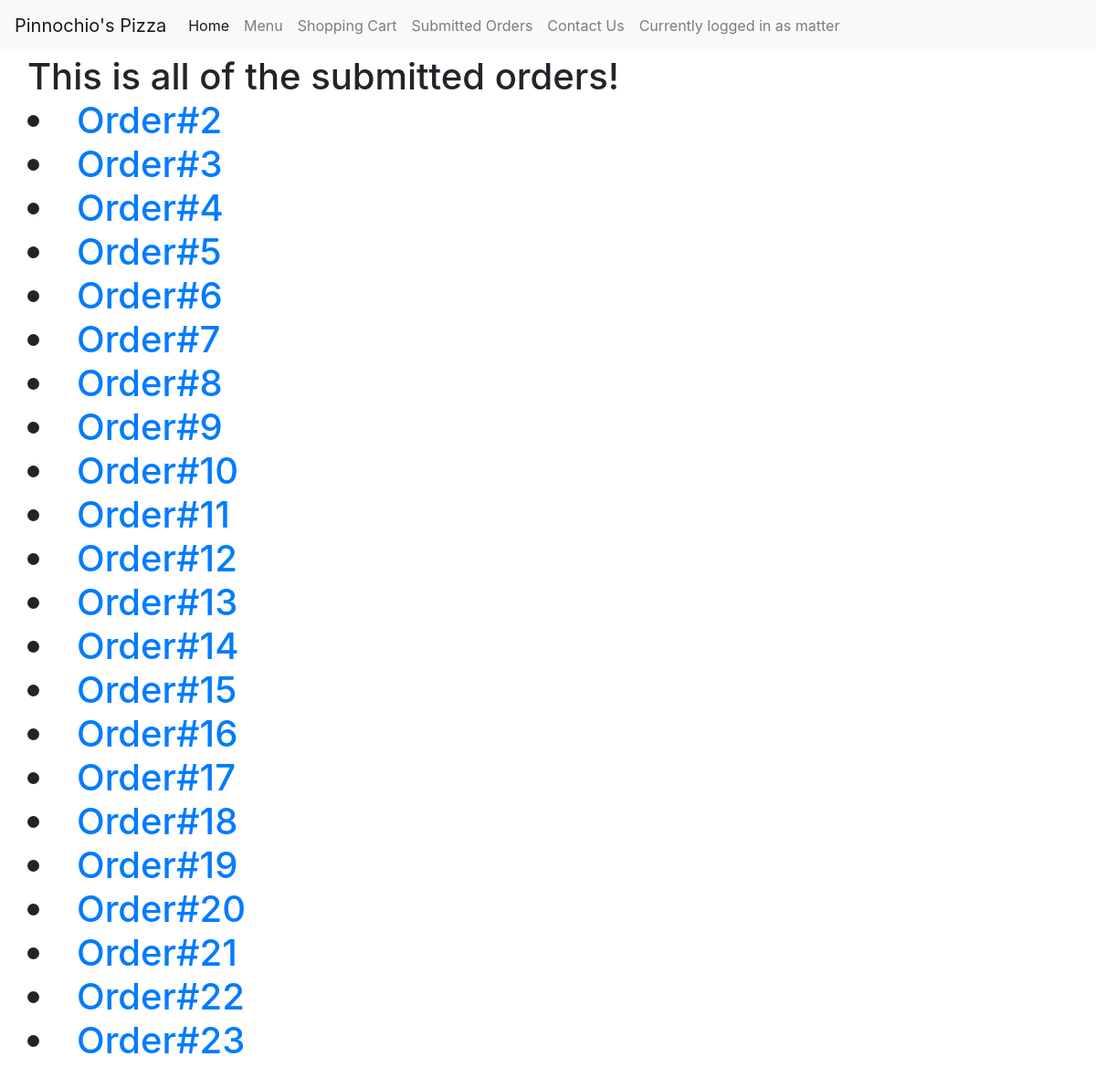
The app's page /orders (signed in) with its own data.
### orders/models.py (models this page shows)
class Order(models.Model):
    user = models.ForeignKey(User, on_delete=models.CASCADE, related_name="UserOrder")
    orderdetails = models.ManyToManyField(Food, through = 'OrderDetail')
    total = models.DecimalField(max_digits = 10, decimal_places=2,validators=[MinValueValidator(0)], default = 0)
    def __str__(self):
        return f"Order#{self.id}"

### orders/views.py (the view)
# urls.py: path("orders", views.orders, name="orders"),
def orders(request):
    if request.user.is_staff:
        context = {
            "page_text": "This is all of the submitted orders!",
            "orders": Order.objects.all()
        }
    else:
        context = {
            "page_text": "This is your submitted orders!",
            "orders": Order.objects.filter(user__exact = request.user.id)
        }
    return render(request, "orders/orders.html", context)

### orders/templates/orders/orders.html (shortened to what this page needs)
{% extends "orders/base.html" %}
{% block body %}
  <h1 class= "main">
    {{ page_text }}
    {% for order in orders %}
      <li><a href="{% url 'order_details' order.id %}"> {{order}} </a></li>
    {% empty %}
      <li>No orders</li>
    {% endfor %}
  </h1>
{% endblock %}

### orders/templates/orders/base.html (shortened to what this page needs)
<!DOCTYPE html>
<html>
    <head>
        <link rel="stylesheet" href="https://maxcdn.bootstrapcdn.com/bootstrap/4.0.0-beta.3/css/bootstrap.min.css">
        {% load static %}
        <link rel="stylesheet" href="{% static 'css/main.css' %}">
    </head>
    <body>
                    <nav class="navbar navbar-expand-lg navbar-light bg-light fixed-top">
                        <a class="navbar-brand" href="{% url 'index'%}">Pinnochio's Pizza</a>
                        <div class="collapse navbar-collapse" id="navbarNav">
                          <ul class="navbar-nav">
                            <li class="nav-item active">
                              <a class="nav-link" href="{% url 'index'%}">Home<span class="sr-only">(current)</span></a>
                            </li>
                            <li class="nav-item">
                              <a class="nav-link" href="{% url 'menu'%}">Menu</a>
                            </li>
                            <li class="nav-item">
                              <a class="nav-link" href="{% url 'cart'%}">Shopping Cart</a>
                            </li>
                            <li class="nav-item">
                              <a class="nav-link" href="{% url 'orders'%}">Submitted Orders</a>
                            </li>
                            <li class="nav-item">
                              <a class="nav-link" href="{% url 'contact'%}">Contact Us</a>
                            </li>
                            <li class="nav-item">
                            {% if user.username%}
                              <a class = "nav-link my-2 my-lg-0"> Currently logged in as {{user.username}}</a>
                            {% endif %}
                            </li>
                          </ul>
                        </div>
                    </nav>
        {% block body %}
        {% endblock %}
    </body>
</html>

### orders/static/css/main.css (style rules this page uses)
.main { padding: 30px; margin-top: 30px; }

### records on screen
Order: id "Order#2"
Order: id "Order#3"
Order: id "Order#4"
Order: id "Order#5"
Order: id "Order#6"
Order: id "Order#7"
Order: id "Order#8"
Order: id "Order#9"
Order: id "Order#10"
Order: id "Order#11"
Order: id "Order#12"
Order: id "Order#13"
Order: id "Order#14"
Order: id "Order#15"
Order: id "Order#16"
Order: id "Order#17"
Order: id "Order#18"
Order: id "Order#19"
Order: id "Order#20"
Order: id "Order#21"
Order: id "Order#22"
Order: id "Order#23"

### other values on screen
{{ user.username }} "matter"
{{ page_text }} "This is all of the submitted orders!"
